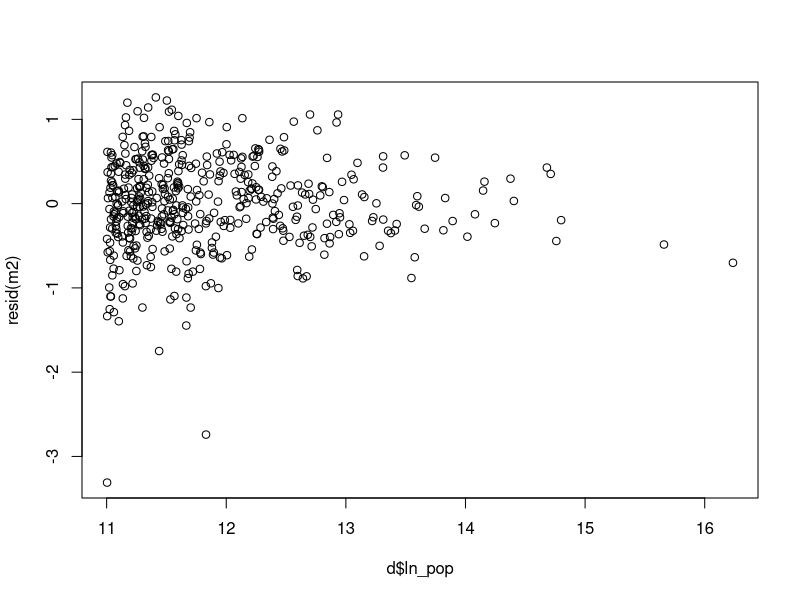

Write R code to recreate this figure.
library(sandwich)
library(lmtest)
d <- read.csv("dados/final/base_final.csv", fileEncoding = "UTF-8-BOM")
d$ln_taxa <- log(d$taxa_homicidio)
d$ln_dens <- log(d$densidade)
d$uf <- substr(as.character(d$cod7), 1, 2)
f <- ln_taxa ~ gini + desocupacao + anos_estudo_esperados + ln_renda_pc + pct_jovens_homens + pct_urbano + ln_pop + ln_dens
m1 <- lm(f, d)
m2 <- update(m1, . ~ . + d_norte + d_nordeste + d_sul + d_centro_oeste)
coeftest(m1, vcov = vcovHC(m1, type = "HC3"))
coeftest(m2, vcov = vcovHC(m2, type = "HC3"))
coeftest(m2, vcov = vcovHC(m2, type = "HC1"))
coeftest(m2, vcov = vcovCL(m2, cluster = d$uf))
bptest(m2)
bptest(m2, ~ ln_pop, data = d)
cd <- cooks.distance(m2)
d[order(cd, decreasing = TRUE)[1:6], c("municipio", "regiao", "pop_total", "obitos_3anos", "taxa_homicidio")]
plot(d$ln_pop, resid(m2))
exp(0.01 * coef(m2)["gini"]) - 1
summary(m1)$r.squared
summary(m2)$r.squared
d$res <- resid(m2)
bptest(m2, ~ log(obitos_3anos), data = d)
tapply(d$res, d$uf, mean)
sd(d$gini)
quantile(d$gini, c(0.25, 0.75))
sum(cd > 4 / nrow(d))
d$esp <- d$pop_total * 3 * exp(fitted(m2)) / 1e5
bptest(m2, ~ log(esp), data = d)
coeftest(m2, vcov = vcovCL(m2, cluster = d$uf), df = 26)
diag(solve(cor(model.matrix(m2)[, -1])))
table(d$uf)
